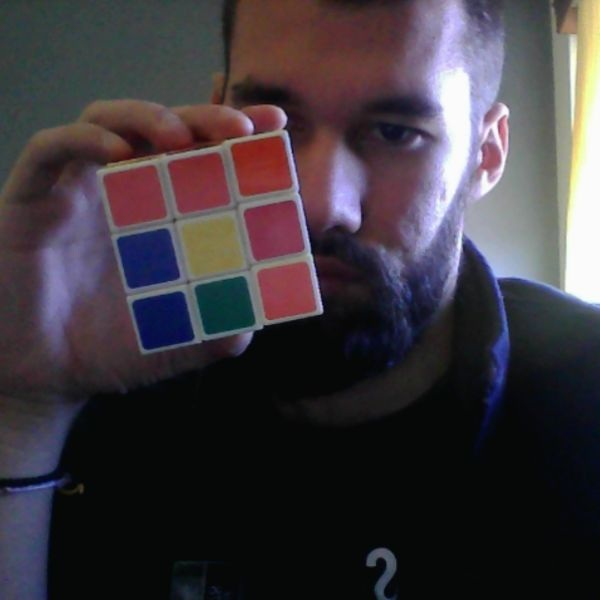
//> input picture webcam-toy-photo1.jpg, 600 x 600 px
$ ./LineFinder   (built with g++ and OpenCV 4)
//> lines starting //> are read from the running program, lines starting //| are printed output that depends on the picture; after the words box and inside, x2 and y2 are one past the last pixel; in counts of white or black regions, pixels touching at a corner belong together
#include <opencv/cv.h>
#include <opencv2/highgui/highgui.hpp>
#include <math.h>

using namespace cv;

bool Near_Points (int x1, int x2, int y1, int y2)
{
	if (abs(x1-x2)<10 && abs(y1-y2) < 10) return true;
	else return false;
}

bool Perp_Lines (int x1, int x2, int x3, int x4, int y1, int y2, int y3, int y4)
{
	int dx1=x1-x2;
	int dx2=x3-x4;
	int dy1=y1-y2;
	int dy2=y3-y4;
	double sl1=dy1/dx1;
	double sl2=dy2/dx2;
	if (abs(sl1+1/sl2) < 0.5) return true;
	else return false;
}

int main(int argc, char** argv)
{
	RNG rng(12345);
    Mat dst, color_dst;
	vector<vector<Point> > contours;
	vector<Vec4i> hierarchy;
	Mat src=imread("C:\\Users\\user\\Desktop\\CV\\webcam-toy-photo1.jpg",-1);
//> src is the input picture: 600 rows x 600 cols, CV_8UC3; mean B, G, R 62.2, 56.4, 62.6
	GaussianBlur(src, src, Size(3,3), 0, 0);
	Laplacian(src,src,CV_8U,3,1,0);
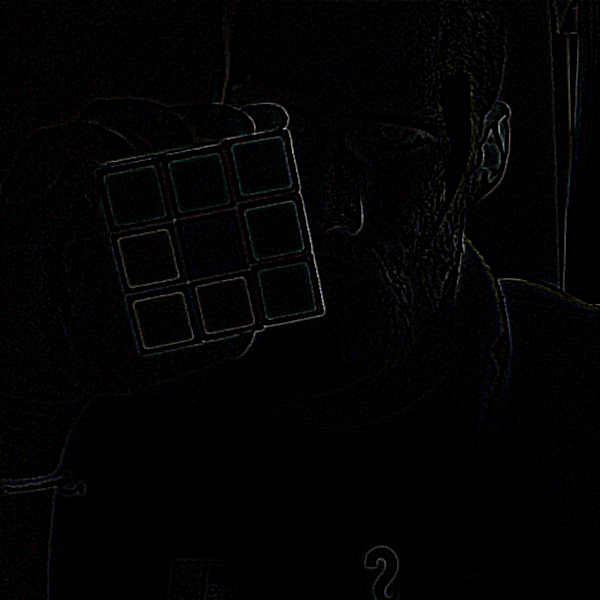
//> src: 600 rows x 600 cols, CV_8UC3; mean B, G, R 2.9, 2.7, 2.7
	//pyrDown(src, src, Size( src.cols/2, src.rows/2) );
	cvtColor(src,src,CV_BGR2GRAY);
//> src: 600 rows x 600 cols, CV_8UC1
	threshold(src,src,12,255,THRESH_BINARY);
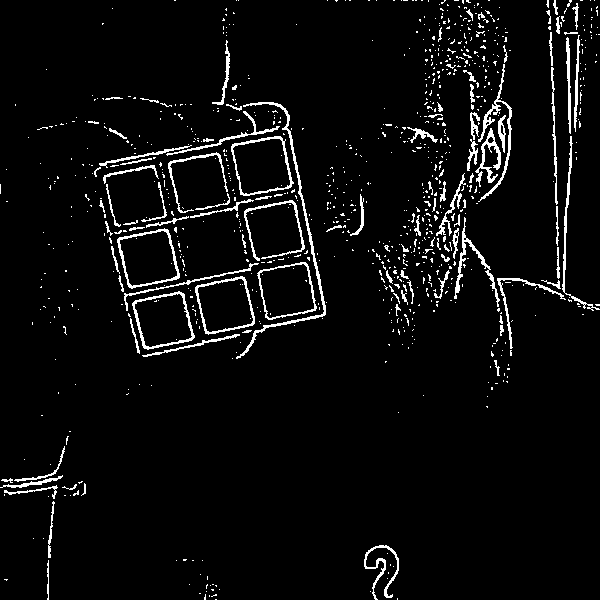
//> src: 600 rows x 600 cols, CV_8UC1; 4.7% white in thin lines or dots
	//adaptiveThreshold(src,src,255,ADAPTIVE_THRESH_GAUSSIAN_C,THRESH_BINARY_INV,11,2);
	Canny( src, dst, 50, 200, 3 );
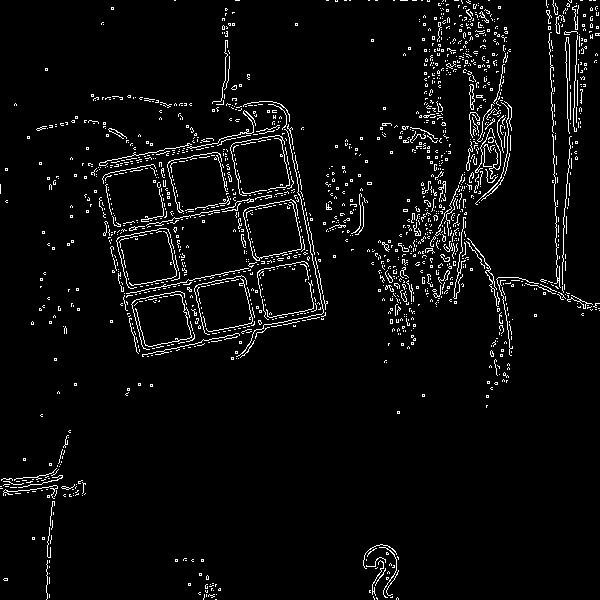
//> dst: 600 rows x 600 cols, CV_8UC1; 4.2% white in thin lines or dots
    cvtColor( dst, color_dst, CV_GRAY2BGR );
//> color_dst: 600 rows x 600 cols, CV_8UC3; 4.2% white in thin lines or dots

#if 0
	findContours(dst, contours, hierarchy, CV_RETR_TREE, CV_CHAIN_APPROX_SIMPLE, Point(0, 0));
	Mat drawing = Mat::zeros( dst.size(), CV_8UC3 );
	for( int i = 0; i< contours.size(); i++ )
    {
		Scalar color = Scalar( rng.uniform(0, 255), rng.uniform(0,255), rng.uniform(0,255) );
		drawContours( drawing, contours, i, color, 2, 8, hierarchy, 0, Point() );
     }

  /// Show in a window
  namedWindow( "Contours", CV_WINDOW_AUTOSIZE );
  imshow( "Contours", drawing );
#elif 1
	//Hough

    vector<Vec4i> lines;
	vector <Point> intersec_points;
    HoughLinesP( dst, lines, 1, CV_PI/180, 50, 50, 10 );
//> lines = 91 lines (x1, y1, x2, y2), first 8: [548, 4, 554, 185], [283, 106, 323, 312], [295, 214, 355, 232], [261, 269, 320, 259], [142, 354, 325, 315], [103, 235, 204, 212], [573, 122, 577, 28], [82, 165, 288, 125]

	for (size_t i = 0; i<lines.size(); i++)
	{
		for (size_t j = i+1; j<lines.size(); j++)
		{
			if (Near_Points(lines[i][0], lines[j][0],lines[i][1], lines[j][1]) ||
				Near_Points(lines[i][0], lines[j][2],lines[i][1], lines[j][3]))
			{
				if (Perp_Lines(lines[i][0],lines[i][2],lines[j][0],lines[j][2],lines[i][1],lines[i][3],lines[j][1],lines[j][3]))
				intersec_points.push_back(Point(lines[i][0],lines[i][1]));
			}

		}
	}
//> this loop made 91 passes
//> after the loop, intersec_points = 15 Points (x, y), first 12: [261, 269], [261, 269], [142, 354], [142, 354], [142, 354], [142, 354], [110, 172], [106, 226], [106, 226], [235, 210], [96, 168], [136, 348]

    for(size_t i = 0; i < lines.size(); i++ )
    {
        line( color_dst, Point(lines[i][0], lines[i][1]),
            Point(lines[i][2], lines[i][3]), Scalar(0,0,255), 1, 8 );
    }
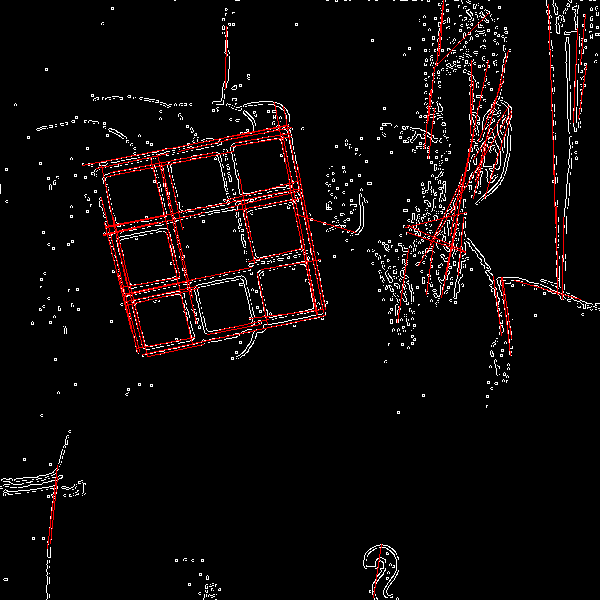
//> color_dst: 600 rows x 600 cols, CV_8UC3; mean B, G, R 8.3, 8.3, 13.6
	for (size_t i=0; i<intersec_points.size();i++)
	{
		circle (color_dst, Point(intersec_points[i]),1,Scalar(0,255,0),3);
	}
//> this loop made 15 passes
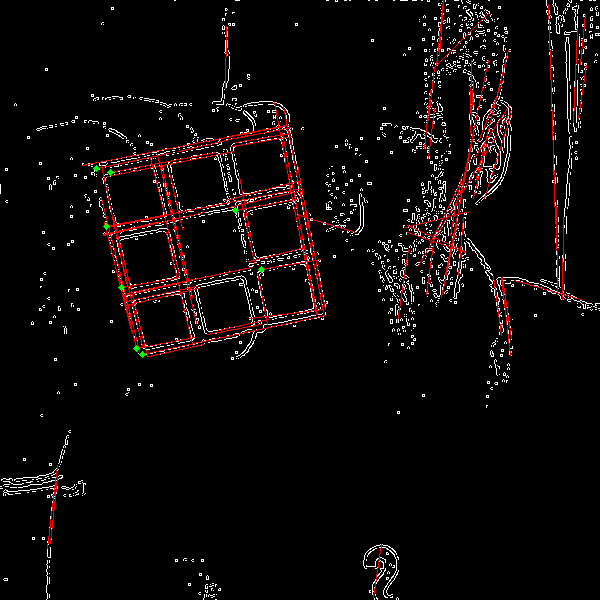
//> color_dst: 600 rows x 600 cols, CV_8UC3; 0.06% of pixels changed, all inside (x1, y1, x2, y2) = (93, 165, 265, 358)
    namedWindow( "Source", 1 );
    imshow( "Source", src );
	//pyrUp(src, src, Size( src.cols*2, src.rows*2) );
#endif
	//pyrUp(color_dst, color_dst, Size( src.cols*2, src.rows*2) );
    namedWindow( "Detected Lines", 1 );
    imshow( "Detected Lines", color_dst );
    waitKey(0);
    return 0;
}
